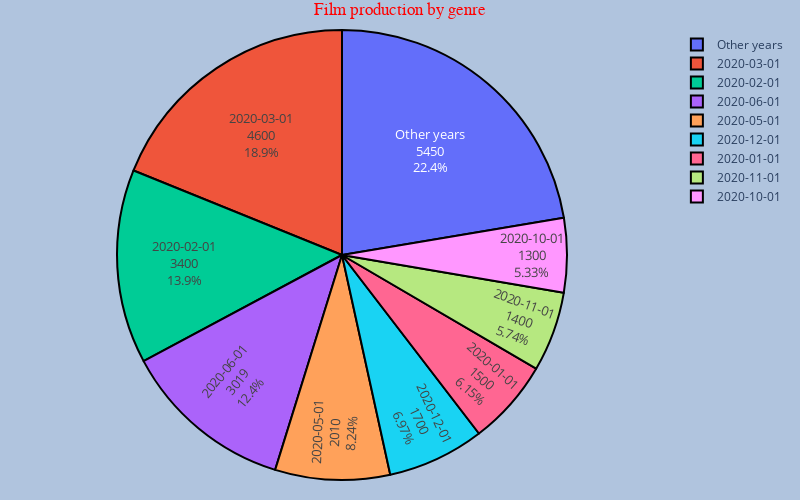

The cell this chart's notebook holds for it:
### Code cell
fig = px.pie(df, values='value', names='date',
             hover_name="date",
             hover_data=["date"],
             labels={'value':'Film production','date':'Year'},
             title="Film production by year",
             width=800, height=500)
fig.update_layout(
    title_font_family="Times New Roman",
    title_font_color="red",
    title_text="Film production by genre",
    title_x=0.5,
    margin=dict(l=20, r=20, t=30, b=20),
    paper_bgcolor="LightSteelBlue",
    showlegend = True
)
fig.update_traces(textinfo='label + value + percent', textposition='inside', textfont_size=20, marker=dict(line=dict(color='#000000', width=2)))
fig.update_traces(hoverinfo='label + value + percent ')
fig.update_traces(hovertemplate = "<b>%{label}</b>: <br>Production: %{value:i4} (%{percent})<extra></extra>")
fig.update_layout(uniformtext_minsize=12, uniformtext_mode='hide')
fig.show()

### Figure 1 — Plotly figure (JSON) as saved in the notebook; plotly's stock layout.template omitted (floating-point values rounded to 4 significant figures)
{"data": [{"customdata": [["Other years"], ["2020-02-01"], ["2020-03-01"], ["Other years"], ["2020-05-01"], ["2020-06-01"], ["Other years"], ["Other years"], ["Other years"], ["2020-10-01"], ["2020-11-01"], ["2020-12-01"], ["2020-01-01"], ["2020-02-01"], ["2020-03-01"]], "domain": {"x": [0, 1], "y": [0, 1]}, "hoverinfo": "label+value+percent", "hovertemplate": "<b>%{label}</b>: <br>Production: %{value:i4} (%{percent})<extra></extra>", "hovertext": ["Other years", "2020-02-01", "2020-03-01", "Other years", "2020-05-01", "2020-06-01", "Other years", "Other years", "Other years", "2020-10-01", "2020-11-01", "2020-12-01", "2020-01-01", "2020-02-01", "2020-03-01"], "labels": ["Other years", "2020-02-01", "2020-03-01", "Other years", "2020-05-01", "2020-06-01", "Other years", "Other years", "Other years", "2020-10-01", "2020-11-01", "2020-12-01", "2020-01-01", "2020-02-01", "2020-03-01"], "legendgroup": "", "marker": {"line": {"color": "#000000", "width": 2}}, "name": "", "showlegend": true, "textfont": {"size": 20}, "textinfo": "label+value+percent", "textposition": "inside", "type": "pie", "values": [1000, 2000, 3000, 1100, 2010, 3019, 1100, 1050, 1200, 1300, 1400, 1700, 1500, 1400, 1600]}], "layout": {"height": 500, "legend": {"tracegroupgap": 0}, "margin": {"b": 20, "l": 20, "r": 20, "t": 30}, "paper_bgcolor": "LightSteelBlue", "showlegend": true, "title": {"font": {"color": "red", "family": "Times New Roman"}, "text": "Film production by genre", "x": 0.5}, "uniformtext": {"minsize": 12, "mode": "hide"}, "width": 800}}
